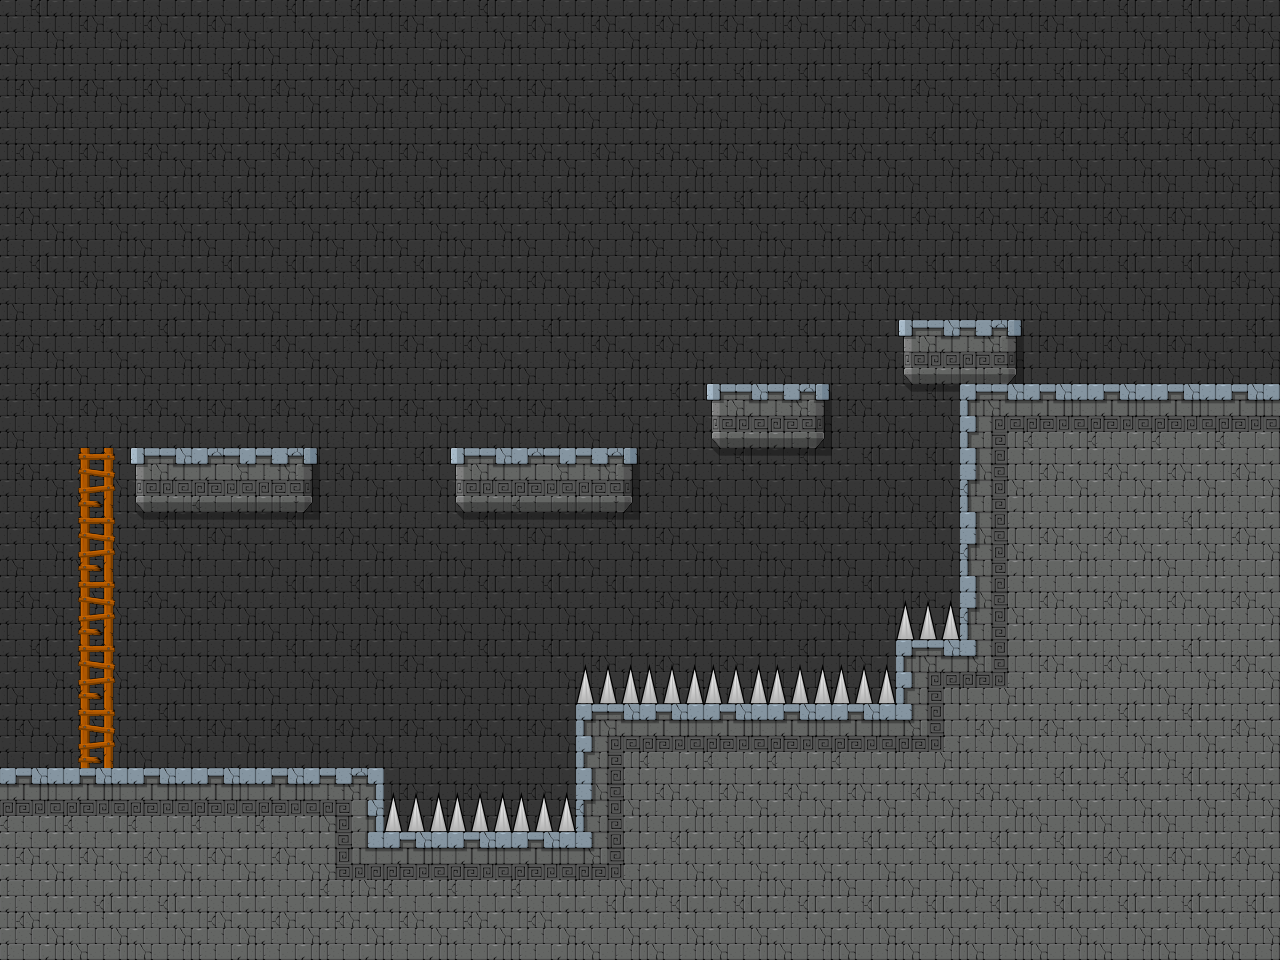

The image is a tile-based game level rendered from a .tmx file. Its description and source (layers, tilesets, objects; grid data summarised) follow:
An orthogonal 20x15 tile map with 64x64 px tiles, 4 tile layers (Backgound, Backgound Dec, conact hazard, Contact Lay).

<map version="1.0" tiledversion="1.1.6" orientation="orthogonal" renderorder="right-down" width="20" height="15" tilewidth="64" tileheight="64" infinite="0" nextobjectid="1">
 <tileset firstgid="1" source="Castel.tsx" />
 <layer name="Backgound" width="20" height="15">
  <data>[300 cells, 300 non-empty, 2 distinct tile ids]</data>
 </layer>
 <layer name="Backgound Dec" width="20" height="15">
  <data>[300 cells, 14 non-empty, 4 distinct tile ids]</data>
 </layer>
 <layer name="conact hazard" width="20" height="15">
  <data>[300 cells, 9 non-empty, 1 distinct tile ids]</data>
 </layer>
 <layer name="Contact Lay" width="20" height="15">
  <data>[300 cells, 109 non-empty, 12 distinct tile ids]</data>
 </layer>
</map>
